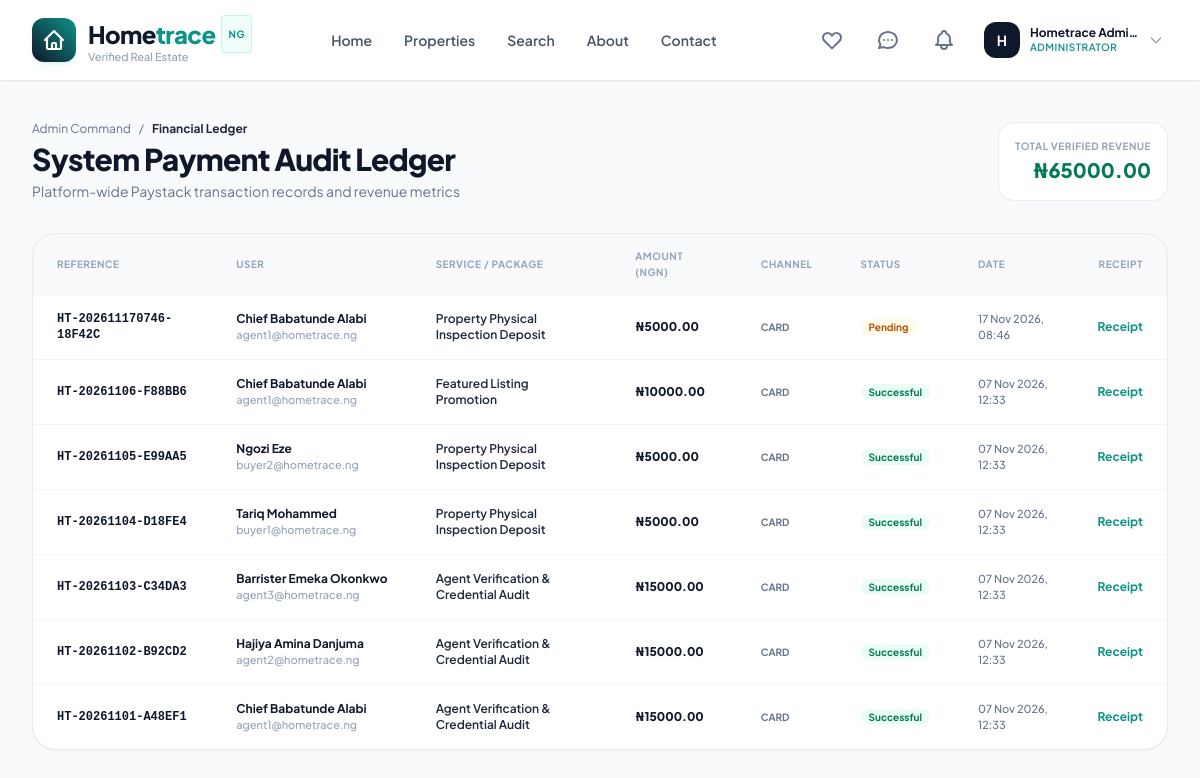
Screenshot of /dashboard/admin-portal/transactions/ (signed in) with the database file from the repository.
### apps/accounts/models.py (models this page shows, shortened)
class User(AbstractBaseUser, PermissionsMixin):
    class Role(models.TextChoices):
        AGENT = 'agent', 'Property Agent'
        BUYER = 'buyer', 'Buyer / Renter'
        ADMIN = 'admin', 'Administrator'
    id = models.UUIDField(primary_key=True, default=uuid.uuid4, editable=False)
    email = models.EmailField(unique=True, max_length=255, db_index=True)
    full_name = models.CharField(max_length=255)
    phone_number = models.CharField(max_length=25, validators=[validate_nigerian_phone], blank=True, null=True)
    role = models.CharField(max_length=20, choices=Role.choices, default=Role.BUYER, db_index=True)
    profile_image = models.ImageField(upload_to='profiles/', blank=True, null=True)
    is_verified = models.BooleanField(default=False, help_text="Email verification status.")
    is_active = models.BooleanField(default=True)
    is_staff = models.BooleanField(default=False)
    date_joined = models.DateTimeField(default=timezone.now)
    updated_at = models.DateTimeField(auto_now=True)
    objects = UserManager()
    USERNAME_FIELD = 'email'
    REQUIRED_FIELDS = ['full_name']
    class Meta:
        verbose_name = 'User'
        verbose_name_plural = 'Users'
        ordering = ['-date_joined']
    @property
    def is_agent(self):
        return self.role == self.Role.AGENT
    @property
    def is_administrator(self):
        return self.role == self.Role.ADMIN or self.is_superuser

### apps/payments/models.py (models this page shows, shortened)
class Payment(models.Model):
    class Status(models.TextChoices):
        PENDING = 'pending', 'Pending Verification'
        SUCCESS = 'success', 'Successful'
        FAILED = 'failed', 'Failed'
        ABANDONED = 'abandoned', 'Abandoned'
    class Purpose(models.TextChoices):
        AGENT_VERIFICATION = 'agent_verification', 'Agent Verification & Credential Audit'
        LISTING_FEATURE = 'listing_feature', 'Featured Listing Promotion'
        INSPECTION_FEE = 'inspection_fee', 'Property Physical Inspection Deposit'
        SUBSCRIPTION = 'subscription', 'Agent Pro Monthly Subscription'
    id = models.UUIDField(primary_key=True, default=uuid.uuid4, editable=False)
    user = models.ForeignKey(settings.AUTH_USER_MODEL, on_delete=models.CASCADE, related_name='payments')
    reference = models.CharField(max_length=100, unique=True, db_index=True)
    paystack_reference = models.CharField(max_length=100, blank=True, default="")
    amount = models.DecimalField(max_digits=12, decimal_places=2, help_text="Amount in NGN")
    currency = models.CharField(max_length=10, default="NGN")
    purpose = models.CharField(max_length=30, choices=Purpose.choices, default=Purpose.INSPECTION_FEE)
    status = models.CharField(max_length=20, choices=Status.choices, default=Status.PENDING, db_index=True)
    channel = models.CharField(max_length=50, blank=True, default="card")
    metadata = models.JSONField(default=dict, blank=True)
    created_at = models.DateTimeField(auto_now_add=True)
    verified_at = models.DateTimeField(null=True, blank=True)
    class Meta:
        verbose_name = 'Payment Transaction'
        verbose_name_plural = 'Payment Transactions'
        ordering = ['-created_at']

### apps/dashboard/views.py (the view)
# urls.py: path('admin-portal/transactions/', views.admin_transactions_view, name='admin_transactions'),
@login_required
@admin_required
def admin_transactions_view(request):
    transactions = Payment.objects.select_related('user').order_by('-created_at')
    total_amount = transactions.filter(status=Payment.Status.SUCCESS).aggregate(Sum('amount'))['amount__sum'] or Decimal('0.00')
    return render(request, 'dashboard/admin/transactions.html', {
        'transactions': transactions,
        'total_amount': total_amount,
    })

### templates/dashboard/admin/transactions.html (shortened to what this page needs)
{% extends 'base.html' %}
{% load static %}
{% block content %}
<div class="py-10 bg-slate-50 min-h-screen">
  <div class="max-w-7xl mx-auto px-4 sm:px-6 lg:px-8">
    <div class="mb-8 flex flex-col sm:flex-row sm:items-center justify-between gap-4">
      <div>
        <div class="flex items-center space-x-2 text-xs text-slate-500 mb-1">
          <a href="{% url 'admin_overview' %}" class="hover:underline">Admin Command</a>
          <span>/</span>
          <span class="text-slate-800 font-bold">Financial Ledger</span>
        </div>
        <h1 class="text-2xl sm:text-3xl font-extrabold text-slate-900 tracking-tight">System Payment Audit Ledger</h1>
        <p class="text-xs sm:text-sm text-slate-500 mt-1">Platform-wide Paystack transaction records and revenue metrics</p>
      </div>
      <div class="bg-white p-4 rounded-2xl border border-slate-200/80 shadow-xs text-right">
        <span class="text-[10px] font-bold uppercase tracking-wider text-slate-400 block">Total Verified Revenue</span>
        <span class="text-xl font-black text-emerald-700 block mt-0.5">₦{{ total_amount|floatformat:2 }}</span>
      </div>
    </div>
    <div class="bg-white rounded-3xl border border-slate-200/80 shadow-sm overflow-hidden">
      <div class="overflow-x-auto">
        <table class="w-full text-left text-xs">
          <thead class="bg-slate-50 text-slate-400 uppercase font-bold text-[10px] tracking-wider border-b border-slate-100">
            <tr>
              <th class="py-3.5 px-6">Reference</th>
              <th class="py-3.5 px-6">User</th>
              <th class="py-3.5 px-6">Service / Package</th>
              <th class="py-3.5 px-6">Amount (NGN)</th>
              <th class="py-3.5 px-6">Channel</th>
              <th class="py-3.5 px-6">Status</th>
              <th class="py-3.5 px-6">Date</th>
              <th class="py-3.5 px-6 text-right">Receipt</th>
            </tr>
          </thead>
          <tbody class="divide-y divide-slate-100 font-medium text-slate-800">
            {% for t in transactions %}
              <tr class="hover:bg-slate-50 transition-colors">
                <td class="py-4 px-6 font-mono font-bold text-slate-900">
                  {{ t.reference }}
                </td>
                <td class="py-4 px-6">
                  <span class="font-bold text-slate-900 block truncate max-w-xs">{{ t.user.full_name }}</span>
                  <span class="text-[11px] text-slate-400 block">{{ t.user.email }}</span>
                </td>
                <td class="py-4 px-6 font-semibold">
                  {{ t.get_purpose_display }}
                </td>
                <td class="py-4 px-6 font-extrabold text-slate-900">
                  ₦{{ t.amount|floatformat:2 }}
                </td>
                <td class="py-4 px-6 uppercase text-[10px] font-bold text-slate-500">
                  {{ t.channel|default:"Card" }}
                </td>
                <td class="py-4 px-6">
                  {% if t.status == 'success' %}
                    <span class="px-2 py-0.5 rounded-full text-[10px] font-bold bg-emerald-50 text-emerald-700">Successful</span>
                  {% elif t.status == 'pending' %}
                    <span class="px-2 py-0.5 rounded-full text-[10px] font-bold bg-amber-50 text-amber-700">Pending</span>
                  {% else %}
                    <span class="px-2 py-0.5 rounded-full text-[10px] font-bold bg-rose-50 text-rose-700">{{ t.get_status_display }}</span>
                  {% endif %}
                </td>
                <td class="py-4 px-6 text-slate-500 text-[11px]">
                  {{ t.created_at|date:"d M Y, H:i" }}
                </td>
                <td class="py-4 px-6 text-right">
                  <a href="{% url 'payment_receipt' reference=t.reference %}" class="text-brand-teal font-bold hover:underline" target="_blank">
                    Receipt
                  </a>
                </td>
              </tr>
            {% empty %}
              <tr>
                <td colspan="8" class="py-12 text-center text-slate-400">No payment transactions recorded yet.</td>
              </tr>
            {% endfor %}
          </tbody>
        </table>
      </div>
    </div>
  </div>
</div>
{% endblock %}

### templates/components/navbar.html (shortened to what this page needs)
{% load static %}
<header class="sticky top-0 z-40 w-full glass-header shadow-sm transition-all duration-200">
  <div class="max-w-7xl mx-auto px-4 sm:px-6 lg:px-8">
    <div class="flex items-center justify-between h-20">
      <a href="{% url 'home' %}" class="flex items-center space-x-3 group">
        <div class="w-11 h-11 rounded-xl bg-gradient-to-tr from-brand-navy to-brand-teal flex items-center justify-center text-white shadow-md shadow-teal-500/10 group-hover:scale-105 transition-transform duration-200">
          <svg class="w-6 h-6" fill="none" stroke="currentColor" viewBox="0 0 24 24"><path stroke-linecap="round" stroke-linejoin="round" stroke-width="2.2" d="M3 12l2-2m0 0l7-7 7 7M5 10v10a1 1 0 001 1h3m10-11l2 2m-2-2v10a1 1 0 01-1 1h-3m-6 0a1 1 0 001-1v-4a1 1 0 011-1h2a1 1 0 011 1v4a1 1 0 001 1m-6 0h6"/></svg>
        </div>
        <div>
          <span class="text-2xl font-extrabold tracking-tight text-brand-navy flex items-center">
            Home<span class="text-brand-teal">trace</span>
            <span class="ml-1.5 px-1.5 py-0.5 text-[10px] uppercase font-bold tracking-wider rounded bg-teal-50 text-brand-teal border border-teal-200/60 hidden sm:inline-block">NG</span>
          </span>
          <span class="text-[11px] text-slate-400 block -mt-1 font-medium hidden sm:block">Verified Real Estate</span>
        </div>
      </a>
      <nav class="hidden md:flex items-center space-x-8">
        <a href="{% url 'home' %}" class="text-sm font-semibold transition-colors duration-150 {% if request.resolver_match.url_name == 'home' %}text-brand-teal{% else %}text-slate-600 hover:text-brand-navy{% endif %}">Home</a>
        <a href="{% url 'property_list' %}" class="text-sm font-semibold transition-colors duration-150 {% if request.resolver_match.url_name == 'property_list' %}text-brand-teal{% else %}text-slate-600 hover:text-brand-navy{% endif %}">Properties</a>
        <a href="{% url 'search' %}" class="text-sm font-semibold transition-colors duration-150 {% if request.resolver_match.url_name == 'search' %}text-brand-teal{% else %}text-slate-600 hover:text-brand-navy{% endif %}">Search</a>
        <a href="{% url 'about' %}" class="text-sm font-semibold transition-colors duration-150 {% if request.resolver_match.url_name == 'about' %}text-brand-teal{% else %}text-slate-600 hover:text-brand-navy{% endif %}">About</a>
        <a href="{% url 'contact' %}" class="text-sm font-semibold transition-colors duration-150 {% if request.resolver_match.url_name == 'contact' %}text-brand-teal{% else %}text-slate-600 hover:text-brand-navy{% endif %}">Contact</a>
      </nav>
      <div class="flex items-center space-x-3 sm:space-x-4">
        {% if user.is_authenticated %}
          <a href="{% url 'favorites_list' %}" class="relative p-2 rounded-xl text-slate-500 hover:text-rose-500 hover:bg-slate-100 transition-colors duration-150" title="Saved Properties">
            <svg class="w-6 h-6" fill="none" stroke="currentColor" viewBox="0 0 24 24"><path stroke-linecap="round" stroke-linejoin="round" stroke-width="2" d="M4.318 6.318a4.5 4.5 0 000 6.364L12 20.364l7.682-7.682a4.5 4.5 0 00-6.364-6.364L12 7.636l-1.318-1.318a4.5 4.5 0 00-6.364 0z"/></svg>
          </a>
          <a href="{% url 'inbox' %}" class="relative p-2 rounded-xl text-slate-500 hover:text-brand-teal hover:bg-slate-100 transition-colors duration-150" title="Messages">
            <svg class="w-6 h-6" fill="none" stroke="currentColor" viewBox="0 0 24 24"><path stroke-linecap="round" stroke-linejoin="round" stroke-width="2" d="M8 12h.01M12 12h.01M16 12h.01M21 12c0 4.418-4.03 8-9 8a9.863 9.863 0 01-4.255-.949L3 20l1.395-3.72C3.512 15.042 3 13.574 3 12c0-4.418 4.03-8 9-8s9 3.582 9 8z"/></svg>
          </a>
          <a href="{% url 'notification_list' %}" class="relative p-2 rounded-xl text-slate-500 hover:text-brand-teal hover:bg-slate-100 transition-colors duration-150" title="Notifications">
          </a>
          <div class="relative">
            <button id="user-menu-btn" class="flex items-center space-x-2.5 p-1 rounded-xl hover:bg-slate-100 transition-colors focus:outline-none">
              {% if user.profile_image %}
                <img src="{{ user.profile_image.url }}" alt="{{ user.full_name }}" class="w-9 h-9 rounded-xl object-cover border border-slate-200">
              {% else %}
                <div class="w-9 h-9 rounded-xl bg-slate-900 text-white font-bold text-sm flex items-center justify-center">
                  {{ user.full_name|slice:":1" }}
                </div>
              {% endif %}
              <div class="text-left hidden lg:block">
                <span class="text-xs font-bold text-slate-900 block leading-tight">{{ user.full_name|truncatechars:15 }}</span>
                <span class="text-[10px] uppercase font-semibold tracking-wider text-brand-teal block">{{ user.get_role_display }}</span>
              </div>
              <svg class="w-4 h-4 text-slate-400 hidden lg:block" fill="none" stroke="currentColor" viewBox="0 0 24 24"><path stroke-linecap="round" stroke-linejoin="round" stroke-width="2" d="M19 9l-7 7-7-7"/></svg>
            </button>
          </div>
        {% endif %}
      </div>
    </div>
  </div>
</header>

### static/css/custom.css (style rules this page uses)
:root { --color-primary: #0F172A; --color-primary-light: #1E293B; --color-teal: #0D9488; --color-teal-hover: #0F766E; --color-emerald: #10B981; --color-amber: #D97706; --color-amber-light: #FEF3C7; --color-bg: #F8FAFC; --color-surface: #FFFFFF; --color-border: #E2E8F0; --color-text: #0F172A; --color-muted: #64748B; --radius-sm: 8px; --radius-md: 12px; --radius-lg: 18px; --radius-xl: 24px; --shadow-sm: 0 1px 2px 0 rgb(0 0 0 / 0.05); --shadow-md: 0 4px 6px -1px rgb(0 0 0 / 0.1), 0 2px 4px -2px rgb(0 0 0 / 0.1); --shadow-lg: 0 10px 15px -3px rgb(0 0 0 / 0.1), 0 4px 6px -4px rgb(0 0 0 / 0.1); --shadow-premium: 0 20px 25px -5px rgb(15 23 42 / 0.08), 0 8px 10px -6px rgb(15 23 42 / 0.04); }
body { font-family: 'Plus Jakarta Sans', -apple-system, BlinkMacSystemFont, "Segoe UI", Roboto, sans-serif; background-color: var(--color-bg); color: var(--color-text); -webkit-font-smoothing: antialiased; -moz-osx-font-smoothing: grayscale; }
.glass-header { background: rgba(255, 255, 255, 0.88); backdrop-filter: blur(12px); -webkit-backdrop-filter: blur(12px); border-bottom: 1px solid rgba(226, 232, 240, 0.8); }

### rows the page displays
User: full_name "H", full_name "Hometrace Admi…", role "ADMINISTRATOR"
Payment: reference "HT-202611170746-18F42C", user.full_name "Chief Babatunde Alabi", user.email "agent1@hometrace.ng", purpose "Property Physical Inspection Deposit", amount "5000.00", channel "CARD", status "Pending", created_at "17 Nov 2026, 08:46"
Payment: reference "HT-20261106-F88BB6", user.full_name "Chief Babatunde Alabi", user.email "agent1@hometrace.ng", purpose "Featured Listing Promotion", amount "10000.00", channel "CARD", status "Successful", created_at "07 Nov 2026, 12:33"
Payment: reference "HT-20261105-E99AA5", user.full_name "Ngozi Eze", user.email "buyer2@hometrace.ng", purpose "Property Physical Inspection Deposit", amount "5000.00", channel "CARD", status "Successful", created_at "07 Nov 2026, 12:33"
Payment: reference "HT-20261104-D18FE4", user.full_name "Tariq Mohammed", user.email "buyer1@hometrace.ng", purpose "Property Physical Inspection Deposit", amount "5000.00", channel "CARD", status "Successful", created_at "07 Nov 2026, 12:33"
Payment: reference "HT-20261103-C34DA3", user.full_name "Barrister Emeka Okonkwo", user.email "agent3@hometrace.ng", purpose "Agent Verification & Credential Audit", amount "15000.00", channel "CARD", status "Successful", created_at "07 Nov 2026, 12:33"
Payment: reference "HT-20261102-B92CD2", user.full_name "Hajiya Amina Danjuma", user.email "agent2@hometrace.ng", purpose "Agent Verification & Credential Audit", amount "15000.00", channel "CARD", status "Successful", created_at "07 Nov 2026, 12:33"
Payment: reference "HT-20261101-A48EF1", user.full_name "Chief Babatunde Alabi", user.email "agent1@hometrace.ng", purpose "Agent Verification & Credential Audit", amount "15000.00", channel "CARD", status "Successful", created_at "07 Nov 2026, 12:33"

### other values shown
{{ total_amount|floatformat:2 }} "65000.00"
